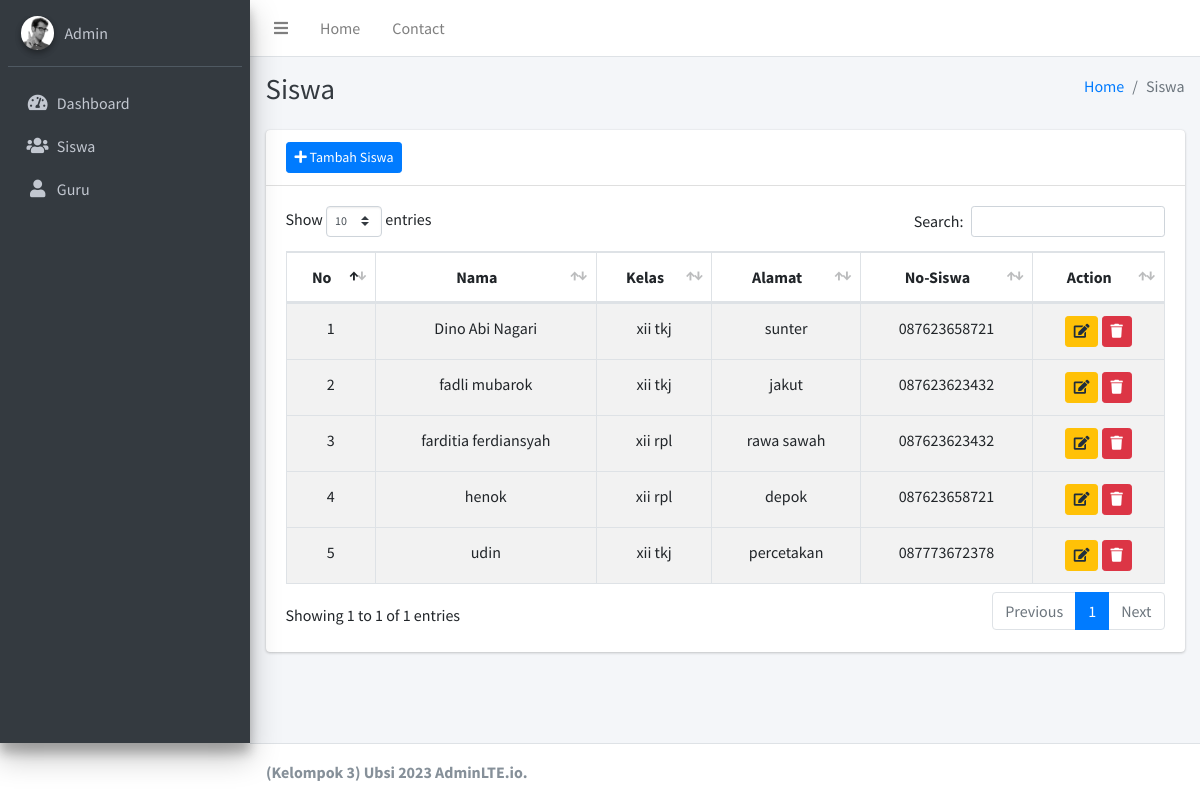
/index.php/siswa, run on the app's committed database.
### tables this page shows
CREATE TABLE `tbl_siswa` (
  `id_siswa` int(25) NOT NULL,
  `nama_siswa` varchar(25) NOT NULL,
  `kelas_siswa` varchar(24) NOT NULL,
  `alamat` text NOT NULL,
  `no_telp` varchar(25) NOT NULL
);

### application/controllers/Siswa.php (called while the page is built, shortened)
<?php
class Siswa extends CI_Controller
{
    public function __construct()
    {
        $this->load->model("siswa_model");
    }
    public function index()
    {
        $data['title'] = 'Siswa';
        $data['siswa'] = $this->siswa_model->get_data('tbl_siswa')->result();
        $this->load->view('templates/header', $data);
        $this->load->view('templates/sidebar', $data);
        $this->load->view('siswa', $data);
        $this->load->view('templates/footer');
    }
}

### index.php (called while the page is built, shortened)
<?php
require_once BASEPATH.'core/CodeIgniter.php';

### application/models/siswa_model.php (called while the page is built, shortened)
<?php
class siswa_model extends CI_model
{
	public function get_data($table)
	{
		return $this->db->get($table);
	}
}

### application/views/siswa.php (the view, shortened to what this page needs)
<div class="card">
    <div class="card-header">
        <a href="<?= base_url('siswa/tambah') ?>" class="btn btn-primary btn-sm"><i class="fas fa-plus"></i> Tambah
            Siswa </a>
    </div>
    <div class="card-body">
        <table id="example1" class="table table-bordered table-striped">
            <thead>
                <tr class="text-center">
                    <th>No</th>
                    <th>Nama</th>
                    <th>Kelas</th>
                    <th>Alamat</th>
                    <th>No-Siswa</th>
                    <th>Action</th>
                </tr>
            </thead>
            <?php $no = 1;
            foreach ($siswa as $ssw) : ?>
                <tbody>
                    <tr class="text-center">
                        <td><?= $no++ ?></td>
                        <td><?= $ssw->nama_siswa ?></td>
                        <td><?= $ssw->kelas_siswa ?></td>
                        <td><?= $ssw->alamat ?></td>
                        <td><?= $ssw->no_telp ?></td>
                        <td>
                            <button data-toggle="modal" data-target="#edit<?= $ssw->id_siswa ?>" class="btn btn-warning btn-sm"><i class="fas fa-edit"></i></button>
                            <a href="" class="btn btn-danger btn-sm"><i class="fas fa-trash"></i></a>
                        </td>
                    </tr>
                </tbody>
            <?php endforeach ?>
        </table>
    </div>
</div>

### application/views/templates/header.php (shortened to what this page needs)
<!DOCTYPE html>
<html>
<head>
  <link rel="stylesheet" href="<?= base_url('assets/template') ?>/plugins/fontawesome-free/css/all.min.css">
  <link rel="stylesheet" href="https://code.ionicframework.com/ionicons/2.0.1/css/ionicons.min.css">
  <link rel="stylesheet" href="<?= base_url('assets/template') ?>/plugins/datatables-bs4/css/dataTables.bootstrap4.min.css">
  <link rel="stylesheet" href="<?= base_url('assets/template') ?>/plugins/datatables-responsive/css/responsive.bootstrap4.min.css">
  <link rel="stylesheet" href="<?= base_url('assets/template') ?>/dist/css/adminlte.min.css">
</head>

### application/views/templates/sidebar.php (shortened to what this page needs)
<body class="hold-transition sidebar-mini">
    <div class="wrapper">
        <nav class="main-header navbar navbar-expand navbar-white navbar-light">
            <ul class="navbar-nav">
                <li class="nav-item">
                    <a class="nav-link" data-widget="pushmenu" href="#" role="button"><i class="fas fa-bars"></i></a>
                </li>
                <li class="nav-item d-none d-sm-inline-block">
                    <a href="index3.html" class="nav-link">Home</a>
                </li>
                <li class="nav-item d-none d-sm-inline-block">
                    <a href="#" class="nav-link">Contact</a>
                </li>
            </ul>
        </nav>
        <aside class="main-sidebar sidebar-dark-primary elevation-4">
            <div class="sidebar">
                <div class="user-panel mt-3 pb-3 mb-3 d-flex">
                    <div class="image">
                        <img src="<?= base_url('assets/template/')?>dist/img/user2-160x160.jpg"
                            class="img-circle elevation-2" alt="User Image">
                    </div>
                    <div class="info">
                        <a href="#" class="d-block">Admin</a>
                    </div>
                </div>
                <nav class="mt-2">
                    <ul class="nav nav-pills nav-sidebar flex-column" data-widget="treeview" role="menu"
                        data-accordion="false">
                        <li class="nav-item">
                            <a href="<?= base_url('dashboard') ?>" class="nav-link">
                                <i class="nav-icon fas fa-tachometer-alt"></i>
                                <p>Dashboard</p>
                            </a>
                        </li>
                        <li class="nav-item">
                            <a href="<?= base_url('siswa') ?>" class="nav-link">
                                <i class="nav-icon fas fa-users"></i>
                                <p>Siswa</p>
                            </a>
                        <li class="nav-item">
                            <a href="<?= base_url('guru') ?>" class="nav-link">
                                <i class="nav-icon fas fa-user"></i>
                                <p>Guru</p>
                            </a>
                        </li>
                    </ul>
                </nav>
            </div>
        </aside>
        <div class="content-wrapper">
            <div class="content-header">
                <div class="container-fluid">
                    <div class="row mb-2">
                        <div class="col-sm-6">
                            <h1 class="m-0 text-dark"><?= $title ?></h1>
                        </div>
                        <div class="col-sm-6">
                            <ol class="breadcrumb float-sm-right">
                                <li class="breadcrumb-item"><a href="#">Home</a></li>
                                <li class="breadcrumb-item active"><?= $title ?></li>
                            </ol>
                        </div>
                    </div>
                </div>
            </div>
            <div class="content">
                <div class="container-fluid">

### application/views/templates/footer.php (shortened to what this page needs)
</div>
</div>
</div>
</div>
<footer class="main-footer">
    <div class="float-midle d-none d-sm-block">
        <strong>(Kelompok 3) Ubsi 2023 AdminLTE.io</a>.</strong>
    </div>
</footer>
</body>
</html>

### data on the page
tbl_siswa: nama_siswa "Dino Abi Nagari", kelas_siswa "xii tkj", alamat "sunter", no_telp "087623658721"
tbl_siswa: nama_siswa "fadli mubarok", kelas_siswa "xii tkj", alamat "jakut", no_telp "087623623432"
tbl_siswa: nama_siswa "farditia ferdiansyah", kelas_siswa "xii rpl", alamat "rawa sawah", no_telp "087623623432"
tbl_siswa: nama_siswa "henok", kelas_siswa "xii rpl", alamat "depok", no_telp "087623658721"
tbl_siswa: nama_siswa "udin", kelas_siswa "xii tkj", alamat "percetakan", no_telp "087773672378"

### other printed values
$title "Siswa"
